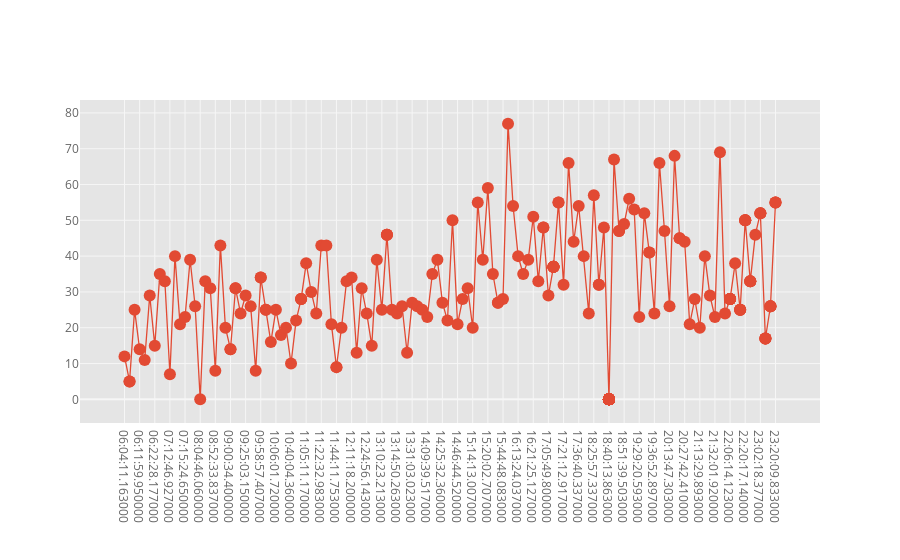

This figure's notebook cell:
### Code cell
new_east['time'] = new_east.loc[:,'LastUpdatedDateAndTime'].dt.time
new_east.iplot(kind = 'scatter', x='time', y= 'LastCount',mode = 'markers+lines')

### Figure 1 — Plotly figure (JSON) as saved in the notebook; plotly's stock layout.template omitted (floating-point values rounded to 4 significant figures; data arrays with more than 128 entries replaced by an {"elided": "..."} marker saying what was removed)
{"data": [{"line": {"color": "rgba(226, 74, 51, 1.0)", "dash": "solid", "shape": "linear", "width": 1.3}, "marker": {"size": 12, "symbol": "circle"}, "mode": "markers+lines", "name": "LastCount", "text": "", "type": "scatter", "x": {"elided": "252 str values"}, "y": {"elided": "252 int values"}}], "layout": {"legend": {"bgcolor": "#FFFFFF", "font": {"color": "#666666"}}, "paper_bgcolor": "#FFFFFF", "plot_bgcolor": "#E5E5E5", "title": {"font": {"color": "#151516"}}, "xaxis": {"gridcolor": "#F6F6F6", "showgrid": true, "tickfont": {"color": "#666666"}, "title": {"font": {"color": "#666666"}, "text": ""}, "zerolinecolor": "#F6F6F6"}, "yaxis": {"gridcolor": "#F6F6F6", "showgrid": true, "tickfont": {"color": "#666666"}, "title": {"font": {"color": "#666666"}, "text": ""}, "zerolinecolor": "#F6F6F6"}}}
